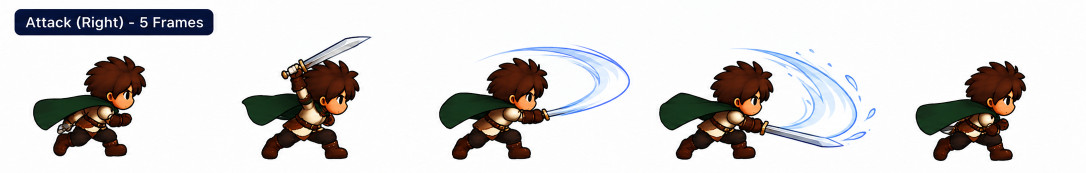
#> input picture tools/hero-rows/atk.png, 2172 x 345 px (shown at 1/2 size)
$ python -i clean-dark-sheet.py   (imports and definitions only)
#> lines starting #> are read from the running program, lines starting #| are printed output that depends on the picture
#> further down, picture is the input picture: PIL image 2172x345 RGB; mean R, G, B 212.4, 209.9, 209
"""Cut a hero sheet drawn on a dark, glowing backdrop (with speed lines and dust) into
clean single-row images for tools/hero-rows/.

    python3 tools/clean-dark-sheet.py <sheet.png> <name>:<y0>:<y1> ...

Each name:y0:y1 is one row of frames (below its label). The heroes have a dark outline, so
everything smooth outside it (backdrop, glow, blurred speed lines) is flooded away from the
row's edges; dust puffs and other loose bits are dropped by keeping only the big shapes.
"""
import sys
from PIL import Image

from PIL import ImageFilter
import os
T = int(os.environ.get('CLEAN_T', '5'))  # how far colours may drift between neighbouring backdrop pixels

def clean(im):
    px = im.load(); W, H = im.size
#> after `W, H = im.size`: W = 2172; H = 345
    # the outline: pixels much darker than their surroundings (the backdrop itself can be
    # dark too, but it's smooth, so it's never much darker than its own blur)
    lum = im.convert('L')
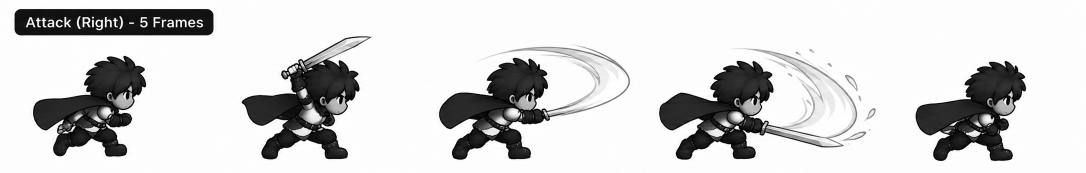
#> lum: PIL image 2172x345 L (shown at 1/2 size); min 0, max 255, mean 210.5
    blur = lum.filter(ImageFilter.BoxBlur(12)).load(); lp = lum.load()
    wall = Image.new('L', im.size)
#> wall: PIL image 2172x345 L; every value is 0
    wp = wall.load()
    for y in range(H):
        for x in range(W):
            if lp[x, y] < 70 and blur[x, y] - lp[x, y] > 22: wp[x, y] = 255
    wp = wall.filter(ImageFilter.MaxFilter(3)).load()  # close small gaps in the outline
    bg = bytearray(W * H)
    st = [(x, y) for x in range(W) for y in (0, H - 1)] + [(x, y) for y in range(H) for x in (0, W - 1)]
    st = [q for q in st if not wp[q]]
    for x, y in st: bg[y * W + x] = 1
#> this loop made 5034 passes
#> (x, y) on passes 1 to 3: (0, 0), (0, 344), (1, 0)
    while st:
        x, y = st.pop(); c = px[x, y]
        for nx, ny in ((x + 1, y), (x - 1, y), (x, y + 1), (x, y - 1)):
            if 0 <= nx < W and 0 <= ny < H and not bg[ny * W + nx] and not wp[nx, ny]:
                n = px[nx, ny]  # (and only across smooth colour: the backdrop is soft, the hero isn't)
                if max(abs(n[0] - c[0]), abs(n[1] - c[1]), abs(n[2] - c[2])) <= T:
                    bg[ny * W + nx] = 1; st.append((nx, ny))
#> this loop made 564262 passes
#> (x, y, c) on passes 1 to 3: (2171, 344, (253, 253, 253)), (0, 344, (253, 252, 254)), (2171, 343, (253, 253, 253))
#> after the loop, st = []
    out = Image.new('RGBA', im.size); op = out.load()
#> after `out = Image.new('RGBA', im.size)`: out: PIL image 2172x345 RGBA; every value is 0
    for y in range(H):
        for x in range(W):
            if not bg[y * W + x]: op[x, y] = px[x, y] + (255,)
    # keep only big shapes (heroes), not dust, speed-line scraps or noise
    seen = bytearray(W * H)
    for y in range(H):
        for x in range(W):
            if not op[x, y][3] or seen[y * W + x]: continue
            st = [(x, y)]; seen[y * W + x] = 1; comp = []
            while st:
                cx, cy = st.pop(); comp.append((cx, cy))
                for nx, ny in ((cx + 1, cy), (cx - 1, cy), (cx, cy + 1), (cx, cy - 1)):
                    if 0 <= nx < W and 0 <= ny < H and not seen[ny * W + nx] and op[nx, ny][3]:
                        seen[ny * W + nx] = 1; st.append((nx, ny))
            if len(comp) < 3000:
                for p in comp: op[p] = (0, 0, 0, 0)
    return out

# [6 lines not run here, left out]

>>> from PIL import Image
>>> picture = Image.open('hero-rows/atk.png')
>>> result = clean(picture)

$ run again, on tools/hero-rows/idleB.png
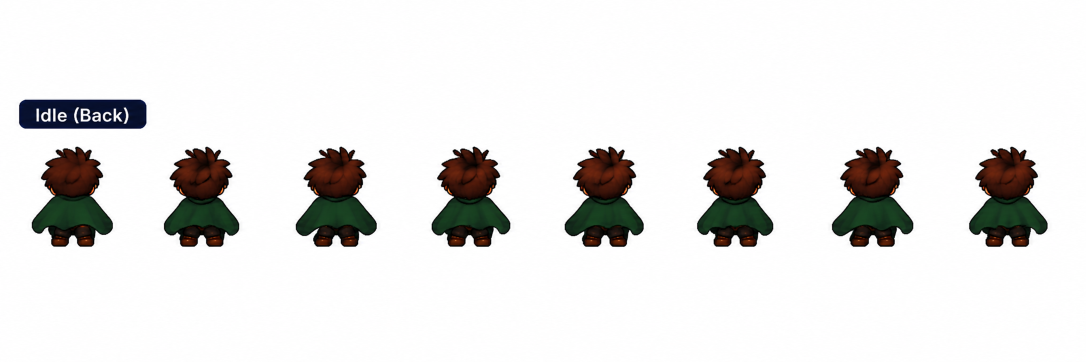
#> input picture tools/hero-rows/idleB.png, 2172 x 724 px (shown at 1/2 size)
#> picture is the input picture: PIL image 2172x724 RGB; mean R, G, B 229.8, 229, 227.9
#> in clean, `lum = im.convert('L')`:
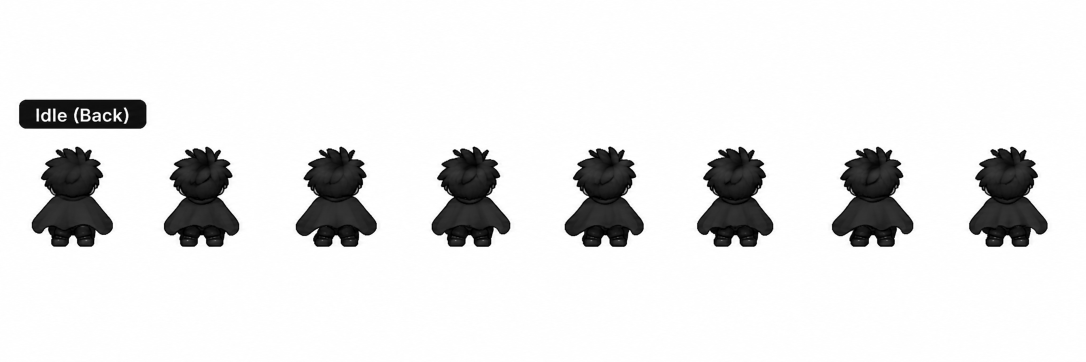
#> lum: PIL image 2172x724 L (shown at 1/2 size); min 0, max 255, mean 229.1
#> wall: PIL image 2172x724 L; every value is 0
#> the loop in clean, `for x, y in st: bg[y * W + x] = 1` made 5792 passes
#> (x, y) on passes 1 to 3: (0, 0), (0, 723), (1, 0)
#> the loop in clean, `while st:` made 1388434 passes
#> (x, y, c) on passes 1 to 3: (2171, 723, (254, 254, 254)), (0, 723, (253, 253, 253)), (2171, 722, (254, 254, 255))
#> after the loop in clean, `while st:`: st = []
#> out: PIL image 2172x724 RGBA; every value is 0
